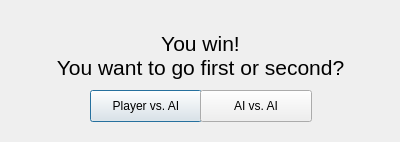
<?xml version="1.0" encoding="UTF-8"?>
<ui version="4.0">
 <class>ModeDialog</class>
 <widget class="QDialog" name="ModeDialog">
  <property name="geometry">
   <rect>
    <x>0</x>
    <y>0</y>
    <width>400</width>
    <height>142</height>
   </rect>
  </property>
  <property name="windowTitle">
   <string>Dialog</string>
  </property>
  <widget class="QLabel" name="content">
   <property name="geometry">
    <rect>
     <x>0</x>
     <y>20</y>
     <width>401</width>
     <height>71</height>
    </rect>
   </property>
   <property name="font">
    <font>
     <pointsize>16</pointsize>
    </font>
   </property>
   <property name="text">
    <string>You win!
You want to go first or second?</string>
   </property>
   <property name="alignment">
    <set>Qt::AlignCenter</set>
   </property>
  </widget>
  <widget class="QPushButton" name="btn_fst">
   <property name="geometry">
    <rect>
     <x>90</x>
     <y>90</y>
     <width>112</width>
     <height>32</height>
    </rect>
   </property>
   <property name="text">
    <string>Player vs. AI</string>
   </property>
  </widget>
  <widget class="QPushButton" name="btn_scd">
   <property name="geometry">
    <rect>
     <x>200</x>
     <y>90</y>
     <width>112</width>
     <height>32</height>
    </rect>
   </property>
   <property name="text">
    <string>AI vs. AI</string>
   </property>
  </widget>
 </widget>
 <resources/>
 <connections/>
</ui>
